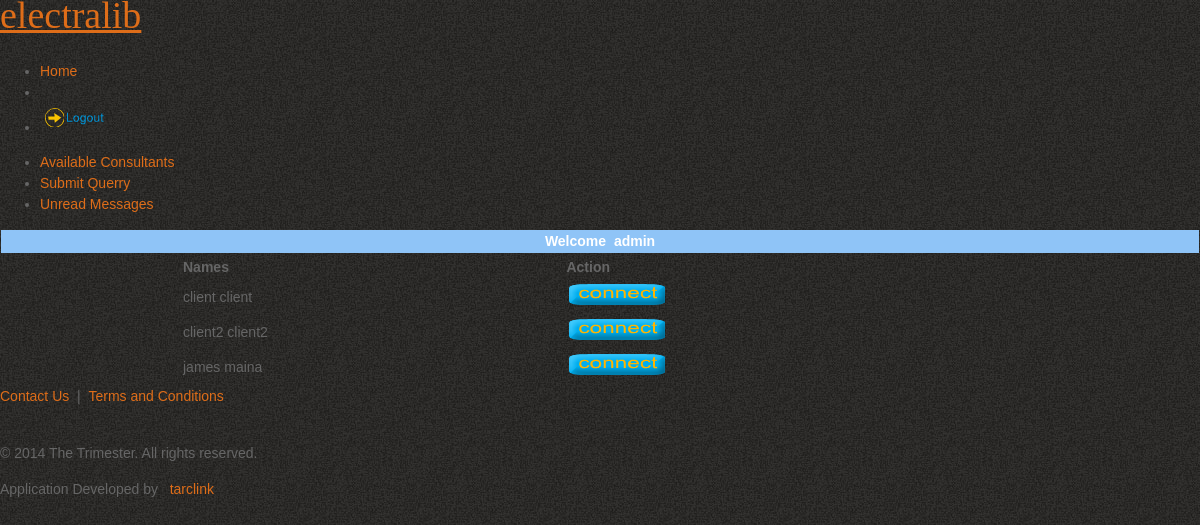
/clients.php (signed in), run on the app's committed database.
### tables this page shows
CREATE TABLE IF NOT EXISTS `users` (
  `userid` int(11) NOT NULL,
  `category` tinyint(2) NOT NULL,
  `username` varchar(20) NOT NULL,
  `password` text NOT NULL,
  `firstname` varchar(40) NOT NULL,
  `lastname` varchar(40) NOT NULL,
  `status` varchar(20) NOT NULL,
  `speciality` varchar(56) NOT NULL,
  `email` varchar(50) DEFAULT NULL,
  `cname` varchar(50) DEFAULT NULL,
  `cspeciality` varchar(50) DEFAULT NULL,
  `odetails` varchar(100) DEFAULT NULL
);

### clients.php (the view, shortened to what this page needs)
<!DOCTYPE html>
<html dir="ltr" lang="en-US"><head>
    <link rel="stylesheet" href="style.css" media="screen">
    <link rel="stylesheet" href="style.responsive.css" media="all">
</head>
<body>
<div id="main">
<?php include('incls/header.php') ?>
<nav class="nav clearfix">
    <ul class="hmenu"><li><a href="#" >Home</a></li><li><li><a href="log_out.php"><img src=images/quit_1.png></a></l></ul>
    </nav>
<div class="sheet clearfix">
            <div class="layout-wrapper clearfix">
                <div class="content-layout">
                    <div class="content-layout-row">
                    <div class="layout-cell sidebar1 clearfix">
					<div class="vmenublock clearfix">
                      <div class="vmenublockcontent">
                       <ul class="vmenu">
                         <li><a href="#" class="active">Available Consultants </a></li><li><a href="#">Submit Querry </a></li><li><a href="client_received.php">Unread Messages</a></l></ul>
                      </div>
                    </div>
				   </div>
                <div align="center">
              <table width="100%" border="0" cellpadding="1" cellspacing="1">
                  <tr>
                        <td width="358" height="20" valign="middle" bgcolor="#8FC4F7">
                         <div align="center"><b><font color="#FFFFFF">Welcome &nbsp<?php echo $_SESSION['username'];?> </font></b></div>
                        </td>
                  </tr>
               </table>
             <?php
	 	 include("incls/connector.php");
	 $query="SELECT * FROM users WHERE category ='1' and status='active'";
		  $resource=mysql_query($query,$conn);
		  echo "
		<table align=\"center\" border=\"0\" width=\"70%\">
		<tr>
		<td><b>Names</b></td> </td><td><b>Action</b></td></tr> ";
while($result=mysql_fetch_array($resource))
	{
	echo "<tr><td>".$result[4]."&nbsp".$result[5]."</td><td>
	<a href=\"reader.php?mesid=".$result[0]."\"><img border=\"0\" src=\"images/connect.png\"/></a>
	</td></tr>";
	} echo "</table>";
	 ?>
         </div>
                    </div>
                </div>
            </div>
    </div>
	<?php include("incls/footer.php") ?>
</div>
</body></html>

### style.css (style rules this page uses)
body { margin: 0px; padding: 0px; color: #666; font-family: Tahoma, Geneva, sans-serif; font-size: 14px; line-height: 1.5em; background-color: #e2d8bd; background-image: url(images/tooplate_body.jpg); background-repeat: repeat; }
a, a:link, a:visited { color: #de6d19; text-decoration: none; }
img { border: none; }

### data on the page
users: firstname "client", lastname "client"
users: firstname "client2", lastname "client2"
users: firstname "james", lastname "maina"

### other printed values
$_SESSION['username'] "admin"
